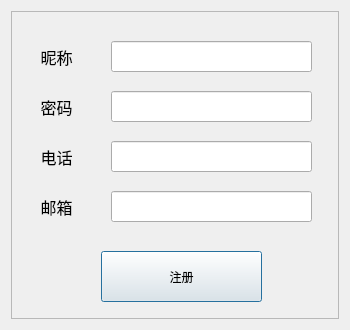
<?xml version="1.0" encoding="UTF-8"?>
<ui version="4.0">
 <class>RegisterWindow</class>
 <widget class="QDialog" name="RegisterWindow">
  <property name="geometry">
   <rect>
    <x>0</x>
    <y>0</y>
    <width>350</width>
    <height>330</height>
   </rect>
  </property>
  <property name="windowTitle">
   <string>Dialog</string>
  </property>
  <layout class="QGridLayout" name="gridLayout">
   <item row="0" column="0">
    <widget class="QFrame" name="frame">
     <property name="frameShape">
      <enum>QFrame::StyledPanel</enum>
     </property>
     <property name="frameShadow">
      <enum>QFrame::Raised</enum>
     </property>
     <widget class="QLabel" name="label_2">
      <property name="geometry">
       <rect>
        <x>10</x>
        <y>30</y>
        <width>71</width>
        <height>31</height>
       </rect>
      </property>
      <property name="font">
       <font>
        <family>Microsoft YaHei</family>
        <pointsize>12</pointsize>
       </font>
      </property>
      <property name="text">
       <string>昵称</string>
      </property>
      <property name="alignment">
       <set>Qt::AlignCenter</set>
      </property>
     </widget>
     <widget class="QPushButton" name="registerBtn">
      <property name="geometry">
       <rect>
        <x>90</x>
        <y>240</y>
        <width>161</width>
        <height>51</height>
       </rect>
      </property>
      <property name="text">
       <string>注册</string>
      </property>
     </widget>
     <widget class="QLabel" name="label_3">
      <property name="geometry">
       <rect>
        <x>10</x>
        <y>80</y>
        <width>71</width>
        <height>31</height>
       </rect>
      </property>
      <property name="font">
       <font>
        <family>Microsoft YaHei</family>
        <pointsize>12</pointsize>
       </font>
      </property>
      <property name="text">
       <string>密码</string>
      </property>
      <property name="alignment">
       <set>Qt::AlignCenter</set>
      </property>
     </widget>
     <widget class="QLabel" name="label_4">
      <property name="geometry">
       <rect>
        <x>10</x>
        <y>130</y>
        <width>71</width>
        <height>31</height>
       </rect>
      </property>
      <property name="font">
       <font>
        <family>Microsoft YaHei</family>
        <pointsize>12</pointsize>
       </font>
      </property>
      <property name="text">
       <string>电话</string>
      </property>
      <property name="alignment">
       <set>Qt::AlignCenter</set>
      </property>
     </widget>
     <widget class="QLabel" name="label_5">
      <property name="geometry">
       <rect>
        <x>10</x>
        <y>180</y>
        <width>71</width>
        <height>31</height>
       </rect>
      </property>
      <property name="font">
       <font>
        <family>Microsoft YaHei</family>
        <pointsize>12</pointsize>
       </font>
      </property>
      <property name="text">
       <string>邮箱</string>
      </property>
      <property name="alignment">
       <set>Qt::AlignCenter</set>
      </property>
     </widget>
     <widget class="QLineEdit" name="usernameText">
      <property name="geometry">
       <rect>
        <x>100</x>
        <y>30</y>
        <width>201</width>
        <height>31</height>
       </rect>
      </property>
     </widget>
     <widget class="QLineEdit" name="pwdText">
      <property name="geometry">
       <rect>
        <x>100</x>
        <y>80</y>
        <width>201</width>
        <height>31</height>
       </rect>
      </property>
     </widget>
     <widget class="QLineEdit" name="telText">
      <property name="geometry">
       <rect>
        <x>100</x>
        <y>130</y>
        <width>201</width>
        <height>31</height>
       </rect>
      </property>
     </widget>
     <widget class="QLineEdit" name="mailText">
      <property name="geometry">
       <rect>
        <x>100</x>
        <y>180</y>
        <width>201</width>
        <height>31</height>
       </rect>
      </property>
     </widget>
    </widget>
   </item>
  </layout>
 </widget>
 <resources/>
 <connections/>
</ui>
